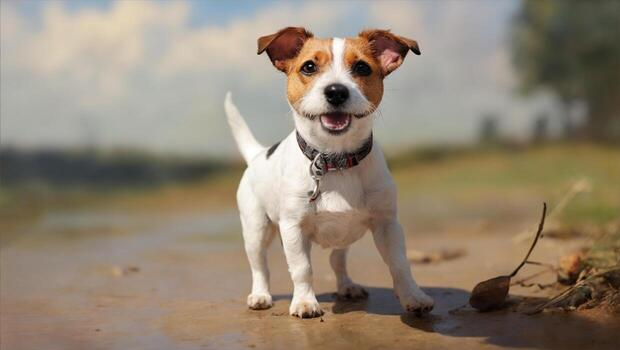
#> input picture OpenCv/Basic_Opration/image_resizing/dogs1.jpg, 620 x 350 px
$ python crop.py
#> lines starting #> are read from the running program, lines starting #| are printed output that depends on the picture
# crop

import os
import cv2


BASE_DIR = os.path.dirname(os.path.abspath(__file__))

img_path = os.path.join(BASE_DIR, "dogs1.jpg")


img = cv2.imread(img_path)
#> img is the input picture: shape (350, 620, 3); mean B, G, R 115.5, 133, 146.3

if img is None:
    raise FileNotFoundError(f"Image not found: {img_path}")

# resize_img = cv2.resize(img, (1280,960))
print(img.shape)
#| (350, 620, 3)

cropped_img = img[20:330, 200:460]
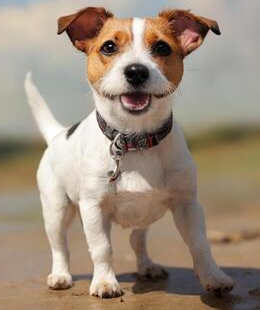
#> cropped_img: shape (310, 260, 3); mean B, G, R 124.1, 141.2, 157.8

cv2.imshow('image', img)
cv2.imshow('cropimg', cropped_img)
cv2.waitKey(0)

$ run again, with OpenCv/Basic_Opration/image_resizing/dogs2.jpg copied over OpenCv/Basic_Opration/image_resizing/dogs1.jpg
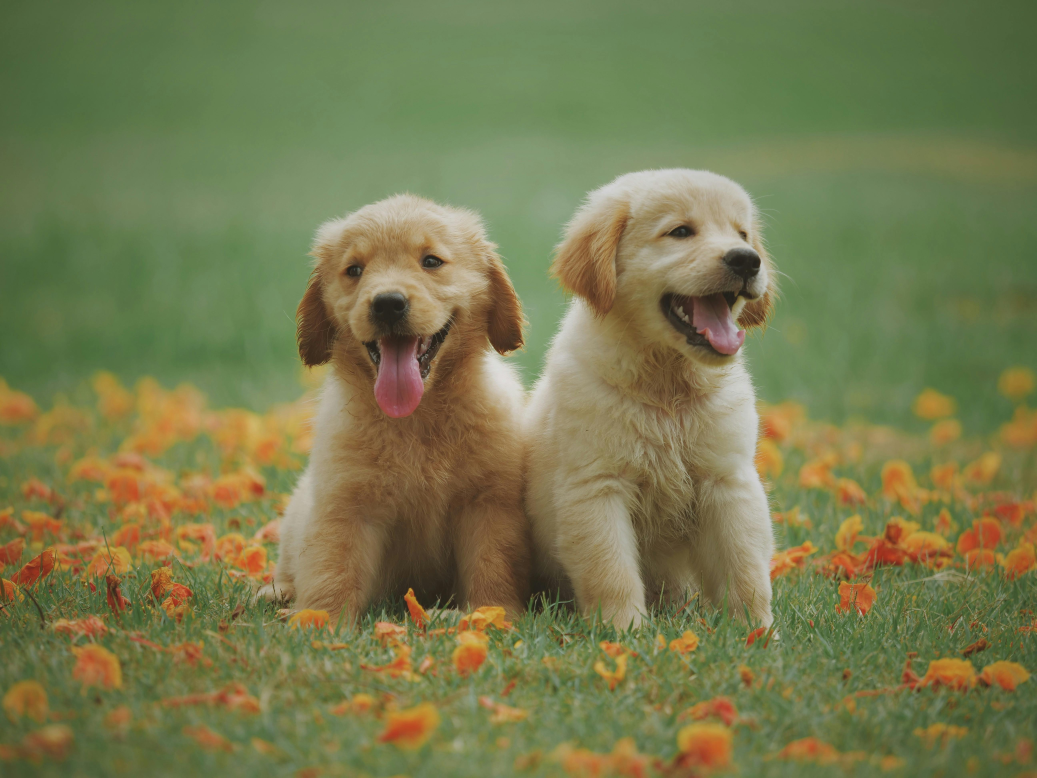
#> input picture OpenCv/Basic_Opration/image_resizing/dogs2.jpg, 5184 x 3888 px (shown at 1/5 size)
#> img is the input picture: shape (3888, 5184, 3); mean B, G, R 78.3, 122, 119.3
#| (3888, 5184, 3)
#> `cropped_img = img[20:330, 200:460]`:
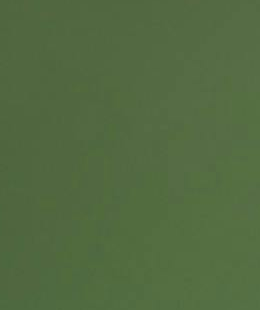
#> cropped_img: shape (310, 260, 3); mean B, G, R 65.4, 106.4, 82.8
